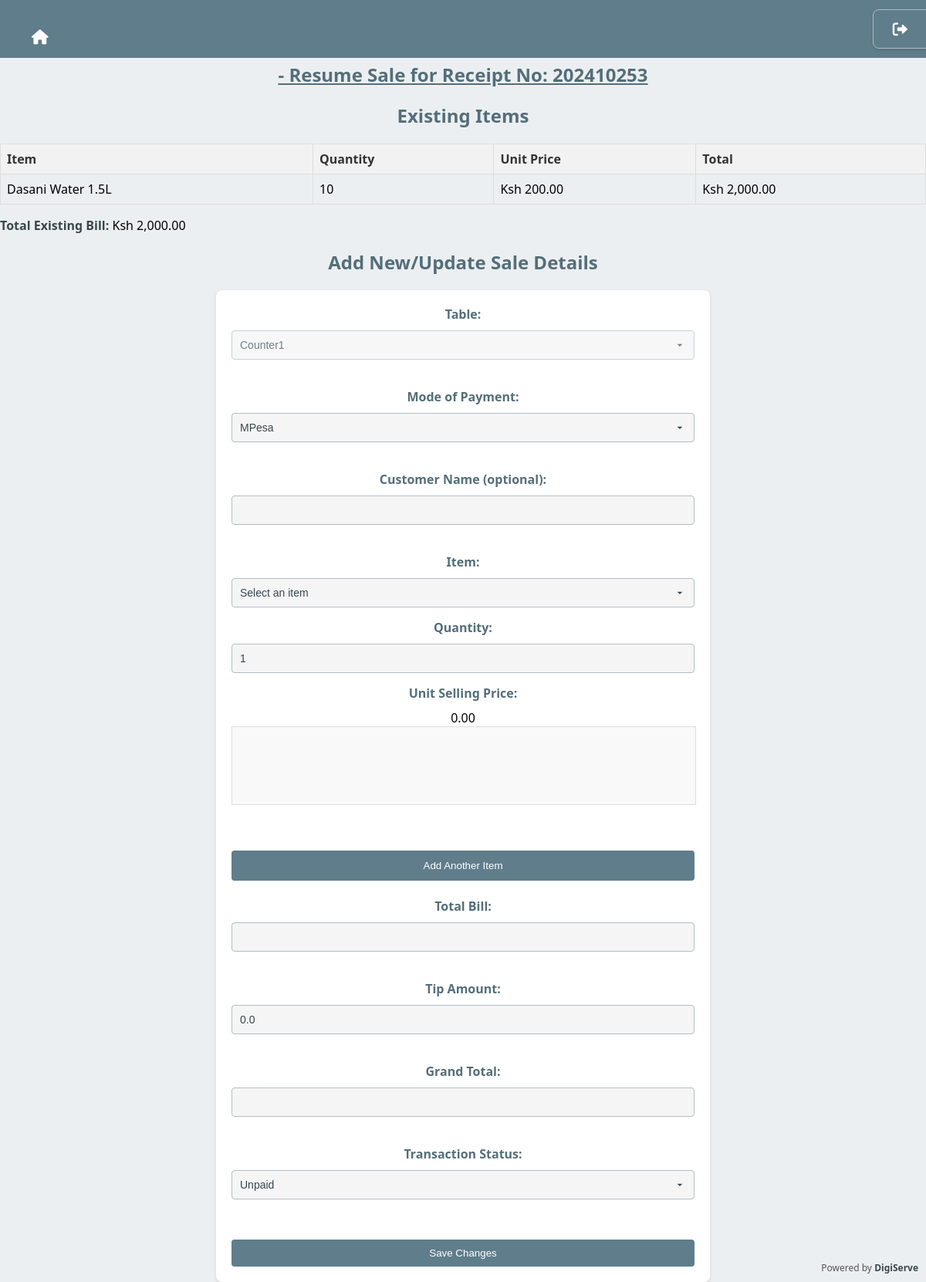
The page /sales/sales/resume/202410253/ (signed in) on the database its author committed.
### sales/models.py (models this page shows, shortened)
class Sale(models.Model):
    PAYMENT_MODES = [
        ('MPesa', 'MPesa'),
        ('Cash', 'Cash'),
        ('Credit/Debit Card', 'Credit/Debit Card'),
    ]
    business = models.ForeignKey(Business, on_delete=models.CASCADE, null=True, blank=True, related_name='sales')
    item = models.ForeignKey(Item, on_delete=models.CASCADE)
    quantity = models.PositiveIntegerField()
    total_amount = models.DecimalField(max_digits=10, decimal_places=2)
    tip = models.DecimalField(max_digits=10, decimal_places=2, default=0.00, blank=True, null=True)
    user = models.ForeignKey(User, on_delete=models.CASCADE)  # Served by
    customer_name = models.CharField(max_length=100, blank=True, null=True)
    customer_number = models.CharField(max_length=15, blank=True, null=True)
    status = models.CharField(max_length=10, choices=[('Paid', 'Paid'), ('Unpaid', 'Unpaid')], default='Unpaid')
    date_time = models.DateTimeField(auto_now_add=True)
    payment_mode = models.CharField(max_length=20, choices=PAYMENT_MODES, default='Cash')
    receipt_no = models.DecimalField(max_digits=20, decimal_places=0)
    qr_code = models.ImageField(upload_to='qr_codes/', blank=True, null=True)
    table = models.ForeignKey(Table, on_delete=models.SET_NULL, null=True, blank=True, related_name='sales')
    class Meta:
        pass

class Item(models.Model):
    business = models.ForeignKey(Business, on_delete=models.CASCADE, related_name='items')
    name = models.CharField(max_length=200, unique=False)
    package_type = models.CharField(max_length=100)  # e.g., Crate, Box
    units_per_package = models.PositiveIntegerField()  # e.g., 24 bottles per crate
    current_price_per_package = models.DecimalField(max_digits=10, decimal_places=2)
    unit_cost = models.DecimalField(max_digits=10, decimal_places=2)  # Unit cost/buying price
    unit_selling_price = models.DecimalField(max_digits=10, decimal_places=2)  # Unit selling price
    stock = models.PositiveIntegerField(default=0)  # Total units in stock
    date_added = models.DateTimeField(auto_now_add=True)  # Field to track when the item is added
    last_stock_update = models.DateTimeField(null=True, blank=True)  # New field for tracking stock updates
    image = models.ImageField(
        upload_to='item_images/',
        null=True,
        blank=True,
        validators=[FileExtensionValidator(['jpg', 'jpeg', 'png'])]
    )
    last_updated_by = models.ForeignKey(
        User, on_delete=models.SET_NULL, null=True, blank=True, related_name='price_updater'
    )
    last_updated_at = models.DateTimeField(null=True, blank=True)
    class Meta:
        constraints = [
            models.UniqueConstraint(fields=['business', 'name'], name='unique_item_per_business')
        ]

class Table(models.Model):
    business = models.ForeignKey(Business, on_delete=models.CASCADE, null=True, blank=True, related_name='tables')
    name = models.CharField(max_length=100, unique=False)  # Table name (e.g., Counter1)
    description = models.TextField(blank=True, null=True)  # Optional description
    is_active = models.BooleanField(default=True)  # Status of the table
    class Meta:
        unique_together = ('business', 'name')

### sales/views.py (the view, shortened to what this page needs)
# urls.py: path('sales/resume/<int:receipt_no>/', resume_sale, name='resume-sale'),
@login_required
def resume_sale(request, receipt_no):
    logger.debug("Processing resume_sale view.")
    logger.debug(f"Authenticated user: {request.user}, Session key: {request.session.session_key}")
    selected_business = getattr(request, 'selected_business', None)
    if not selected_business:
        messages.error(request, "No business selected. Please select a business.")
        return redirect('business-list')
    sales = Sale.objects.filter(receipt_no=receipt_no, status='Unpaid', business=selected_business)
    if not sales.exists():
        messages.error(request, "No pending sale found for this receipt.")
        return redirect('pending-sales')
    sale = sales.first()
    existing_items = sales.select_related('item').all()
    items = Item.objects.filter(stock__gt=0, business=selected_business).order_by('name')  # Fetch available stock items
    items_with_images = [
        {
            'id': item.id,
            'name': item.name,
            'stock': item.stock,
            'unit_selling_price': item.unit_selling_price,
            'image': item.image.url if item.image and hasattr(item.image, 'url') else '/static/images/no-image.jpg',
        }
        for item in items
    ]
    logger.debug("Items with images: %s", items_with_images)
    existing_total = sum(item.total_amount for item in existing_items)
    return render(request, 'sales/resume_sale.html', {
        'sale': sale,
        'existing_items': existing_items,
        'items': items_with_images,
        'existing_total': existing_total,  # Pass total to the template
        'tip': sale.tip or 0,
    })

### sales/context_processors.py (called while the page is built)
def selected_business_context(request):
    selected_business = None
    if request.user.is_authenticated:
        business_id = request.session.get('selected_business')
        if business_id:
            selected_business = Business.objects.filter(id=business_id).first()
        if not selected_business or not user_has_business_access(request.user, selected_business):
            user_businesses = Business.objects.filter(users=request.user, is_active=True)
            if user_businesses.exists():
                selected_business = user_businesses.first()
                request.session['selected_business'] = selected_business.id
            else:
                selected_business = None  # No valid business
    return {'selected_business': selected_business}

def user_has_business_access(user, business):
    return (
        business.is_active and (
            business.users.filter(id=user.id).exists() or
            business.owners.filter(id=user.id).exists()
        )
    )

### sales/templatetags/currency_filters.py (called while the page is built)
@register.filter(name='currency')
def currency(value, symbol='Ksh '):
    return format_currency(value, symbol)

### sales/utils.py (called while the page is built)
def format_currency(value, currency_symbol='Kshs '):
    if isinstance(value, SafeString):
        value = float(str(value))
    return f"{currency_symbol}{value:,.2f}"

### sales/templates/sales/resume_sale.html (shortened to what this page needs)
{% extends 'base.html' %}
{% load static %}
{% load currency_filters %}
{% block header %}{{ selected_business.name }} - Resume Sale for Receipt No: {{ sale.receipt_no }} {% endblock %}
{% block content %}
		<h2 style="text-align: center;">Existing Items</h2>
		<table>
			<thead>
				<tr>
					<th>Item</th>
					<th>Quantity</th>
					<th>Unit Price</th>
					<th>Total</th>
				</tr>
			</thead>
			<tbody>
				{% for item in existing_items %}
					<tr>
						<td>{{ item.item.name }}</td>
						<td>{{ item.quantity }}</td>
						<td>{{ item.item.unit_selling_price|currency }}</td>
						<td>{{ item.total_amount|currency }}</td>
					</tr>
				{% endfor %}
			</tbody>
		</table>
		<p><strong>Total Existing Bill:</strong> {{ existing_total|currency }}</p>
		<h2 style="text-align: center;">Add New/Update Sale Details</h2>
		<form method="post" id="resume-sale-form">
			<label for="table">Table:</label>
			<select name="table" id="table" required disabled>
				<option value="{{ sale.table.id }}" selected>{{ sale.table.name }}</option>
			</select><br><br>
			<label for="payment_mode">Mode of Payment:</label>
			<select name="payment_mode" id="payment_mode" onchange="toggleMpesaNumber()">
				<option value="MPesa" {% if sale.payment_mode == "MPesa" %}selected{% endif %}>MPesa</option>
			</select><br><br>
			<label for="customer_name">Customer Name (optional):</label>
			<input type="text" name="customer_name" id="customer_name"><br><br>
			<div id="items-container">
				<div class="item-row">
					<label for="item">Item:</label>
					<select name="items[]" class="item" onchange="updateUnitSellingPrice(this)">
						<option value="">Select an item</option>
					</select>
					<label for="quantity">Quantity:</label>
					<input type="number" name="quantities[]" class="quantity" min="1" value="1" oninput="updateTotal()">
					<label for="unit_selling_price">Unit Selling Price:</label>
					<span class="display-price">0.00</span>
					<br>
					<div class="item-image-container">
					</div>
					<br><br>
				</div>
			</div>
			<button type="button" onclick="addItemRow()">Add Another Item</button><br><br>
			<label for="total">Total Bill:</label>
			<input type="text" id="total" name="total" readonly><br><br>
			<label for="tip">Tip Amount:</label>
			<input type="number" id="tip" name="tip" min="0" step="0.01" value="{{ sale.tip|default:0.00 }}" oninput="updateGrandTotal()"><br><br>
			<label for="grand_total">Grand Total:</label>
			<input type="text" id="grand_total" name="grand_total" readonly><br><br>
			<label for="status">Transaction Status:</label>
			<select name="status" id="status">
				<option value="Unpaid" {% if sale.status == "Unpaid" %}selected{% endif %}>Unpaid</option>
			</select><br><br>
			<button type="submit">Save Changes</button>
		</form>
{% endblock %}

### static/css/style_2.css (style rules this page uses)
body { font-family: 'Segoe UI', Tahoma, Geneva, Verdana, sans-serif; background-color: #eceff1; margin: 0; padding: 0; }
h1, h2 { color: #546e7a; margin-bottom: 20px; }
strong { color: #37474f; }
form { margin-top: 10px; margin-bottom: 20px; text-align: center; }
input[type="text"] { padding: 8px; border: 1px solid #b0bec5; border-radius: 4px; width: 150px; }
button[type="submit"] { padding: 10px 20px; background-color: #607d8b; color: #fff; border: none; cursor: pointer; border-radius: 4px; transition: background-color 0.3s ease; }
button { width: 100%; padding: 12px; margin-top: 15px; background-color: #607d8b; color: #fff; border: none; cursor: pointer; border-radius: 4px; transition: background-color 0.3s ease; }
form { max-width: 600px; margin: 0 auto; background-color: #ffffff; padding: 20px; border-radius: 8px; box-shadow: 0 2px 4px rgba(0, 0, 0, 0.1); }
label { display: block; margin-bottom: 10px; font-weight: bold; color: #546e7a; }
input[type="text"], input[type="number"], select { width: 100%; padding: 10px; margin-bottom: 15px; border: 1px solid #b0bec5; border-radius: 4px; box-sizing: border-box; background-color: #f5f5f5; color: #37474f; font-size: 14px; }
select { appearance: none; background-repeat: no-repeat; background-position: right 10px top 50%; background-size: 16px 16px; padding-right: 30px; }
table { width: 100%; border-collapse: collapse; }
table th, table td { padding: 10px; text-align: left; }
table th { background-color: #78909c; color: white; }

### sales/templates/base.html (style rules this page uses)
table { width: 100%; border-collapse: collapse; margin-top: 20px; }
table th, table td { border: 1px solid #ddd; padding: 8px; text-align: left; }
table th { background-color: #f2f2f2; color: #333; }
body { padding-top: 60px; }

### sales/templates/sales/resume_sale.html (style rules this page uses)
.item-image-container { display: flex; justify-content: center; align-items: center; height: 100px; width: 100%; overflow: hidden; border: 1px solid #ddd; background-color: #f9f9f9; }

### rows shown on the page
Sale: receipt_no "202410253", item.name "Dasani Water 1.5L", quantity "10", item.unit_selling_price "Ksh 200.00", total_amount "Ksh 2,000.00", table "Counter1", payment_mode "MPesa", tip "0.0", status "Unpaid"

### other values the page prints
{{ existing_total|currency }} "Ksh 2,000.00"
